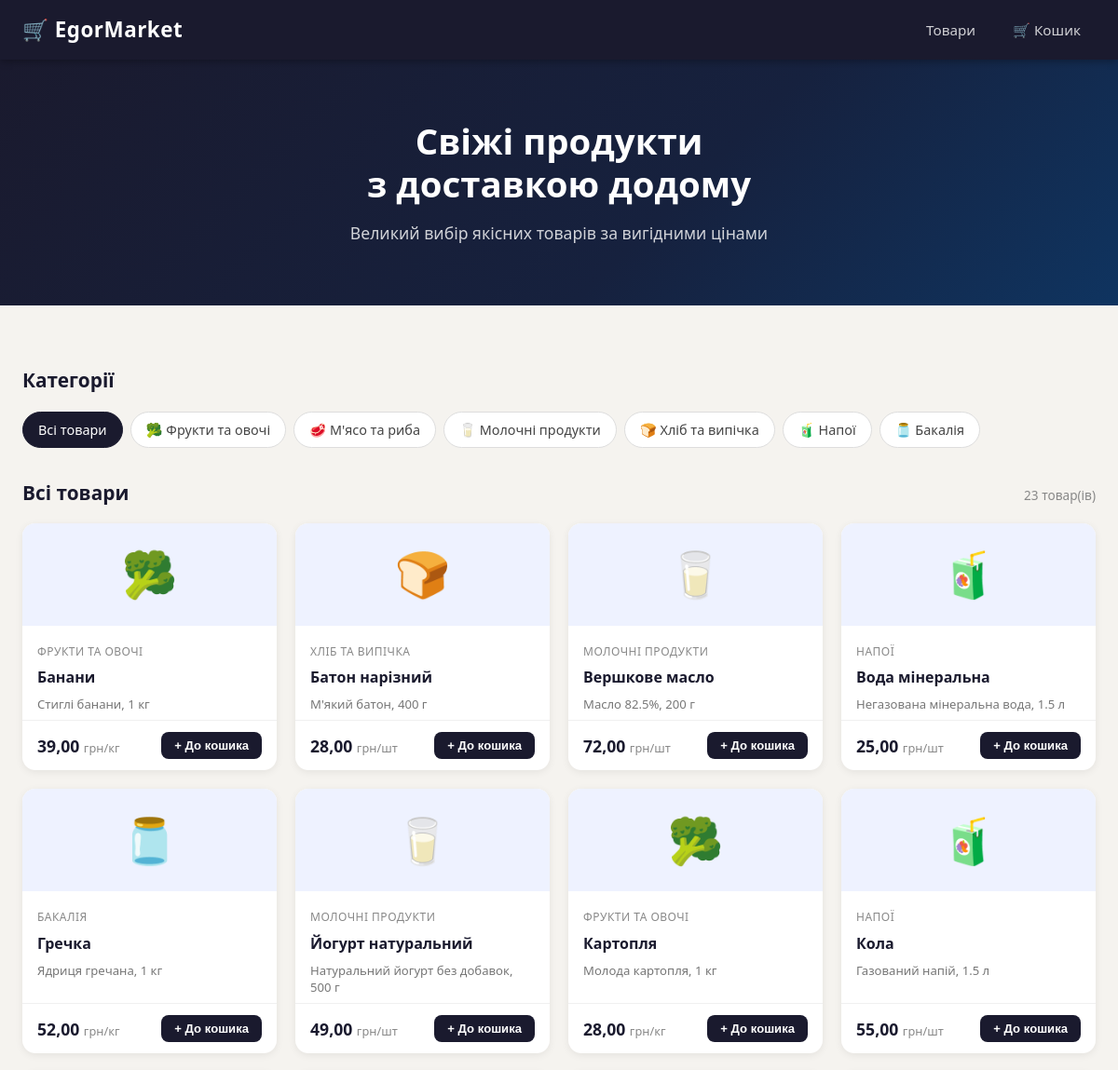
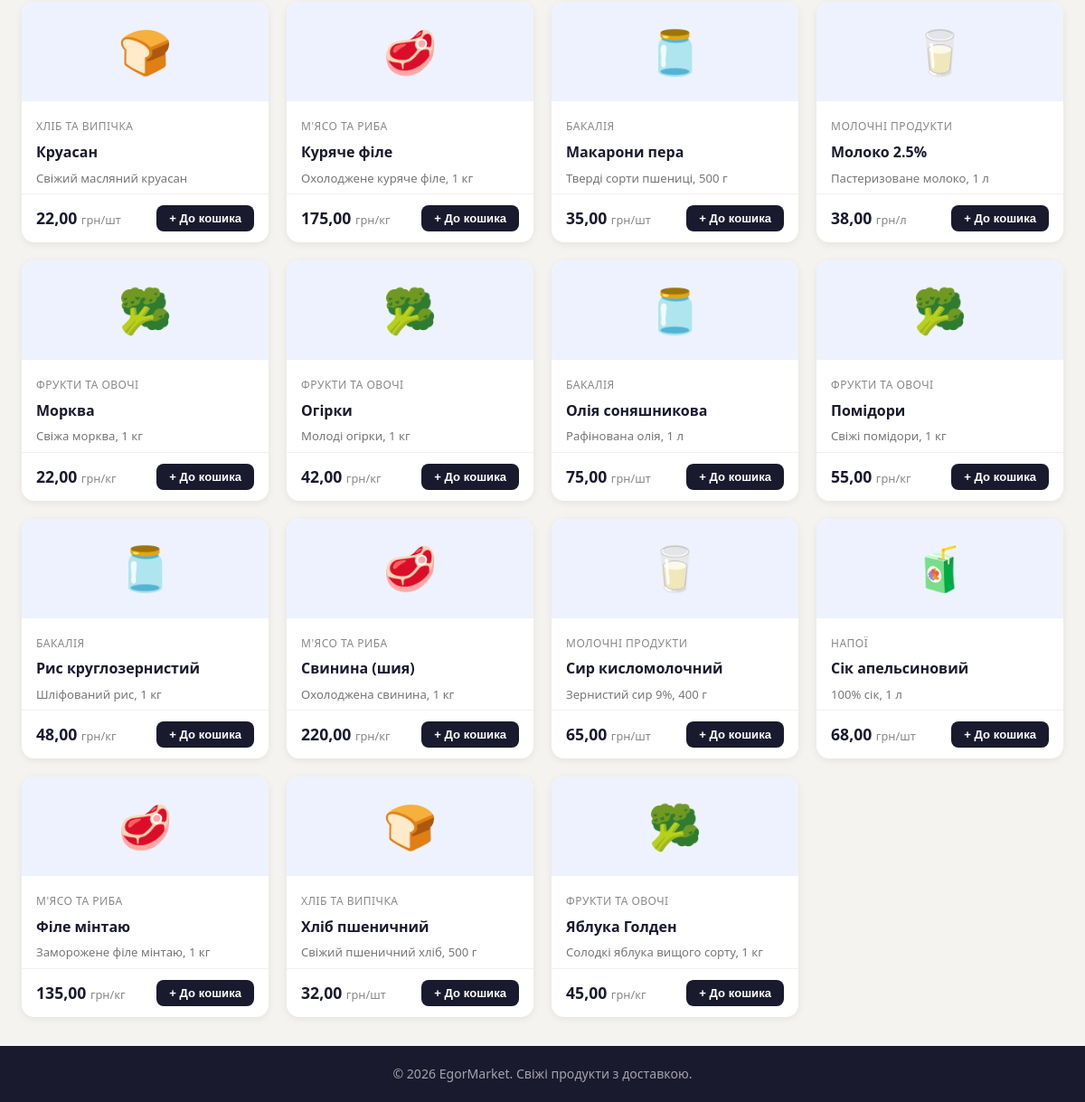
The page / on the database its author committed (2 pictures, top to bottom).
### store/models.py (models this page shows, shortened)
class Category(models.Model):
    name = models.CharField(max_length=100, verbose_name='Назва')
    slug = models.SlugField(unique=True)
    icon = models.CharField(max_length=10, default='🛒', verbose_name='Іконка')
    class Meta:
        verbose_name = 'Категорія'
        verbose_name_plural = 'Категорії'

class Product(models.Model):
    category = models.ForeignKey(
        Category,
        on_delete=models.CASCADE,
        related_name='products',
        verbose_name='Категорія'
    )
    name = models.CharField(max_length=200, verbose_name='Назва')
    description = models.TextField(blank=True, verbose_name='Опис')
    price = models.DecimalField(max_digits=8, decimal_places=2, verbose_name='Ціна (грн)')
    unit = models.CharField(max_length=20, default='шт', verbose_name='Одиниця виміру')
    is_available = models.BooleanField(default=True, verbose_name='В наявності')
    is_featured = models.BooleanField(default=False, verbose_name='Популярний')
    class Meta:
        verbose_name = 'Товар'
        verbose_name_plural = 'Товари'
        ordering = ['name']

### store/views.py (the view)
# urls.py: path('', views.product_list, name='product_list'),
def product_list(request):
    categories = Category.objects.prefetch_related('products').all()
    products = Product.objects.filter(is_available=True).select_related('category')
    category_slug = request.GET.get('category')
    selected_category = None
    if category_slug:
        selected_category = get_object_or_404(Category, slug=category_slug)
        products = products.filter(category=selected_category)
    featured = Product.objects.filter(is_featured=True, is_available=True)[:6]
    return render(request, 'store/product_list.html', {
        'categories': categories,
        'products': products,
        'featured': featured,
        'selected_category': selected_category,
    })

### market/templates/store/product_list.html (shortened to what this page needs)
{% extends 'base.html' %}
{% block content %}
<div class="hero">
    <div class="hero-inner">
        <h1 class="hero-title">Свіжі продукти<br>з доставкою додому</h1>
        <p class="hero-sub">Великий вибір якісних товарів за вигідними цінами</p>
    </div>
</div>
<div class="container">
    <div class="section-header">
        <h2>Категорії</h2>
    </div>
    <div class="categories-row">
        <a href="{% url 'product_list' %}"
           class="category-pill {% if not selected_category %}category-pill--active{% endif %}">
            Всі товари
        </a>
        {% for cat in categories %}
        <a href="{% url 'product_list' %}?category={{ cat.slug }}"
           class="category-pill {% if selected_category.slug == cat.slug %}category-pill--active{% endif %}">
            {{ cat.icon }} {{ cat.name }}
        </a>
        {% endfor %}
    </div>
    <div class="section-header">
        <h2>{% if selected_category %}{{ selected_category.icon }} {{ selected_category.name }}{% else %}Всі товари{% endif %}</h2>
        <span class="section-count">{{ products|length }} товар(ів)</span>
    </div>
    <div class="products-grid">
        {% for product in products %}
        <div class="product-card">
            <div class="product-card__img">
                <span class="product-emoji">{{ product.category.icon }}</span>
            </div>
            <div class="product-card__body">
                <span class="product-category-label">{{ product.category.name }}</span>
                <h3 class="product-name">{{ product.name }}</h3>
                {% if product.description %}
                <p class="product-desc">{{ product.description }}</p>
                {% endif %}
            </div>
            <div class="product-card__footer">
                <div class="product-price">
                    <span class="price-amount">{{ product.price }}</span>
                    <span class="price-unit"> грн/{{ product.unit }}</span>
                </div>
                <button class="btn btn-primary btn-sm"
                        data-id="{{ product.id }}"
                        onclick="addToCart({{ product.id }})">
                    + До кошика
                </button>
            </div>
        </div>
        {% empty %}
        <div class="empty-state">
            <p>Товари не знайдено.</p>
        </div>
        {% endfor %}
    </div>
</div>
{% endblock %}

### market/templates/base.html (shortened to what this page needs)
<!DOCTYPE html>
<html lang="uk">
<head>
    {% load static %}
    <link rel="stylesheet" href="{% static 'css/style.css' %}">
</head>
<body>
<nav class="navbar">
    <div class="navbar-inner">
        <a href="{% url 'product_list' %}" class="navbar-brand">🛒 EgorMarket</a>
        <ul class="navbar-links">
            <li><a href="{% url 'product_list' %}">Товари</a></li>
            <li>
                <a href="{% url 'cart' %}" class="cart-link">
                    🛒 Кошик
                </a>
            </li>
        </ul>
    </div>
</nav>
<main class="main-content">
    {% block content %}{% endblock %}
</main>
<footer class="footer">
    <p>© 2026 EgorMarket. Свіжі продукти з доставкою.</p>
</footer>
</body>
</html>

### market/static/css/style.css (style rules this page uses)
*, *::before, *::after { box-sizing: border-box; margin: 0; padding: 0; }
body { font-family: 'Segoe UI', Tahoma, Geneva, Verdana, sans-serif; background-color: #f5f3ef; color: #2c2c2c; line-height: 1.6; min-height: 100vh; display: flex; flex-direction: column; }
a { text-decoration: none; color: inherit; }
ul { list-style: none; }
.navbar { background-color: #1a1a2e; color: #fff; padding: 0 24px; box-shadow: 0 2px 8px rgba(0,0,0,0.3); position: sticky; top: 0; z-index: 100; }
.navbar-inner { max-width: 1200px; margin: 0 auto; display: flex; align-items: center; justify-content: space-between; height: 64px; }
.navbar-brand { font-size: 1.4rem; font-weight: 700; letter-spacing: 0.5px; color: #fff; }
.navbar-links { display: flex; gap: 8px; }
.navbar-links a { color: rgba(255,255,255,0.8); padding: 8px 16px; border-radius: 8px; font-size: 0.95rem; transition: background 0.2s, color 0.2s; display: flex; align-items: center; gap: 6px; }
.cart-link { position: relative; }
.main-content { flex: 1; }
.container { max-width: 1200px; margin: 0 auto; padding: 32px 24px; }
.hero { background: linear-gradient(135deg, #1a1a2e 0%, #16213e 60%, #0f3460 100%); color: #fff; padding: 64px 24px; text-align: center; }
.hero-inner { max-width: 600px; margin: 0 auto; }
.hero-title { font-size: 2.4rem; font-weight: 700; line-height: 1.2; margin-bottom: 16px; }
.hero-sub { font-size: 1.1rem; opacity: 0.8; }
.section-header { display: flex; align-items: baseline; justify-content: space-between; margin: 32px 0 16px; }
.section-header h2 { font-size: 1.3rem; font-weight: 700; color: #1a1a2e; }
.section-count { font-size: 0.85rem; color: #888; }
.categories-row { display: flex; flex-wrap: wrap; gap: 8px; margin-bottom: 8px; }
.category-pill { padding: 7px 16px; border-radius: 20px; font-size: 0.9rem; border: 1.5px solid #ddd; background: #fff; color: #444; transition: all 0.2s; cursor: pointer; }
.category-pill--active { background: #1a1a2e; color: #fff; border-color: #1a1a2e; }
.products-grid { display: grid; grid-template-columns: repeat(auto-fill, minmax(220px, 1fr)); gap: 20px; }
.product-card { background: #fff; border-radius: 14px; box-shadow: 0 2px 8px rgba(0,0,0,0.07); overflow: hidden; display: flex; flex-direction: column; transition: transform 0.2s, box-shadow 0.2s; }
.product-card__img { background: #eef2ff; display: flex; align-items: center; justify-content: center; height: 110px; }
.product-emoji { font-size: 3rem; }
.product-card__body { padding: 14px 16px 8px; flex: 1; }
.product-category-label { font-size: 0.75rem; color: #888; text-transform: uppercase; letter-spacing: 0.5px; }
.product-name { font-size: 1rem; font-weight: 700; margin: 4px 0 6px; color: #1a1a2e; }
.product-desc { font-size: 0.82rem; color: #777; line-height: 1.4; }
.product-card__footer { display: flex; align-items: center; justify-content: space-between; padding: 12px 16px; border-top: 1px solid #f0f0f0; }
.product-price { font-size: 1.1rem; font-weight: 700; color: #1a1a2e; }
.price-unit { font-size: 0.8rem; font-weight: 400; color: #888; }
.btn { display: inline-block; padding: 10px 20px; border-radius: 8px; font-size: 0.95rem; font-weight: 600; cursor: pointer; border: none; transition: background 0.2s, transform 0.1s; text-align: center; }
.btn-primary { background: #1a1a2e; color: #fff; }
.btn-sm { padding: 7px 14px; font-size: 0.82rem; }
.footer { background: #1a1a2e; color: rgba(255,255,255,0.6); text-align: center; padding: 20px; font-size: 0.88rem; margin-top: auto; }

### rows shown on the page
Category: icon "🥦", name "Фрукти та овочі"
Category: icon "🥩", name "М'ясо та риба"
Category: icon "🥛", name "Молочні продукти"
Category: icon "🍞", name "Хліб та випічка"
Category: icon "🧃", name "Напої"
Category: icon "🫙", name "Бакалія"
Product: category.icon "🥦", category.name "ФРУКТИ ТА ОВОЧІ", name "Банани", description "Стиглі банани, 1 кг", price "39,00", unit "кг"
Product: category.icon "🍞", category.name "ХЛІБ ТА ВИПІЧКА", name "Батон нарізний", description "М'який батон, 400 г", price "28,00", unit "шт"
Product: category.icon "🥛", category.name "МОЛОЧНІ ПРОДУКТИ", name "Вершкове масло", description "Масло 82.5%, 200 г", price "72,00", unit "шт"
Product: category.icon "🧃", category.name "НАПОЇ", name "Вода мінеральна", description "Негазована мінеральна вода, 1.5 л", price "25,00", unit "шт"
Product: category.icon "🫙", category.name "БАКАЛІЯ", name "Гречка", description "Ядриця гречана, 1 кг", price "52,00", unit "кг"
Product: category.icon "🥛", category.name "МОЛОЧНІ ПРОДУКТИ", name "Йогурт натуральний", description "Натуральний йогурт без добавок, 500 г", price "49,00", unit "шт"
Product: category.icon "🥦", category.name "ФРУКТИ ТА ОВОЧІ", name "Картопля", description "Молода картопля, 1 кг", price "28,00", unit "кг"
Product: category.icon "🧃", category.name "НАПОЇ", name "Кола", description "Газований напій, 1.5 л", price "55,00", unit "шт"
Product: category.icon "🍞", category.name "ХЛІБ ТА ВИПІЧКА", name "Круасан", description "Свіжий масляний круасан", price "22,00", unit "шт"
Product: category.icon "🥩", category.name "М'ЯСО ТА РИБА", name "Куряче філе", description "Охолоджене куряче філе, 1 кг", price "175,00", unit "кг"
Product: category.icon "🫙", category.name "БАКАЛІЯ", name "Макарони пера", description "Тверді сорти пшениці, 500 г", price "35,00", unit "шт"
Product: category.icon "🥛", category.name "МОЛОЧНІ ПРОДУКТИ", name "Молоко 2.5%", description "Пастеризоване молоко, 1 л", price "38,00", unit "л"
Product: category.icon "🥦", category.name "ФРУКТИ ТА ОВОЧІ", name "Морква", description "Свіжа морква, 1 кг", price "22,00", unit "кг"
Product: category.icon "🥦", category.name "ФРУКТИ ТА ОВОЧІ", name "Огірки", description "Молоді огірки, 1 кг", price "42,00", unit "кг"
Product: category.icon "🫙", category.name "БАКАЛІЯ", name "Олія соняшникова", description "Рафінована олія, 1 л", price "75,00", unit "шт"
Product: category.icon "🥦", category.name "ФРУКТИ ТА ОВОЧІ", name "Помідори", description "Свіжі помідори, 1 кг", price "55,00", unit "кг"
Product: category.icon "🫙", category.name "БАКАЛІЯ", name "Рис круглозернистий", description "Шліфований рис, 1 кг", price "48,00", unit "кг"
Product: category.icon "🥩", category.name "М'ЯСО ТА РИБА", name "Свинина (шия)", description "Охолоджена свинина, 1 кг", price "220,00", unit "кг"
Product: category.icon "🥛", category.name "МОЛОЧНІ ПРОДУКТИ", name "Сир кисломолочний", description "Зернистий сир 9%, 400 г", price "65,00", unit "шт"
Product: category.icon "🧃", category.name "НАПОЇ", name "Сік апельсиновий", description "100% сік, 1 л", price "68,00", unit "шт"
Product: category.icon "🥩", category.name "М'ЯСО ТА РИБА", name "Філе мінтаю", description "Заморожене філе мінтаю, 1 кг", price "135,00", unit "кг"
Product: category.icon "🍞", category.name "ХЛІБ ТА ВИПІЧКА", name "Хліб пшеничний", description "Свіжий пшеничний хліб, 500 г", price "32,00", unit "шт"
Product: category.icon "🥦", category.name "ФРУКТИ ТА ОВОЧІ", name "Яблука Голден", description "Солодкі яблука вищого сорту, 1 кг", price "45,00", unit "кг"

### other values the page prints
{{ products|length }} "23"
